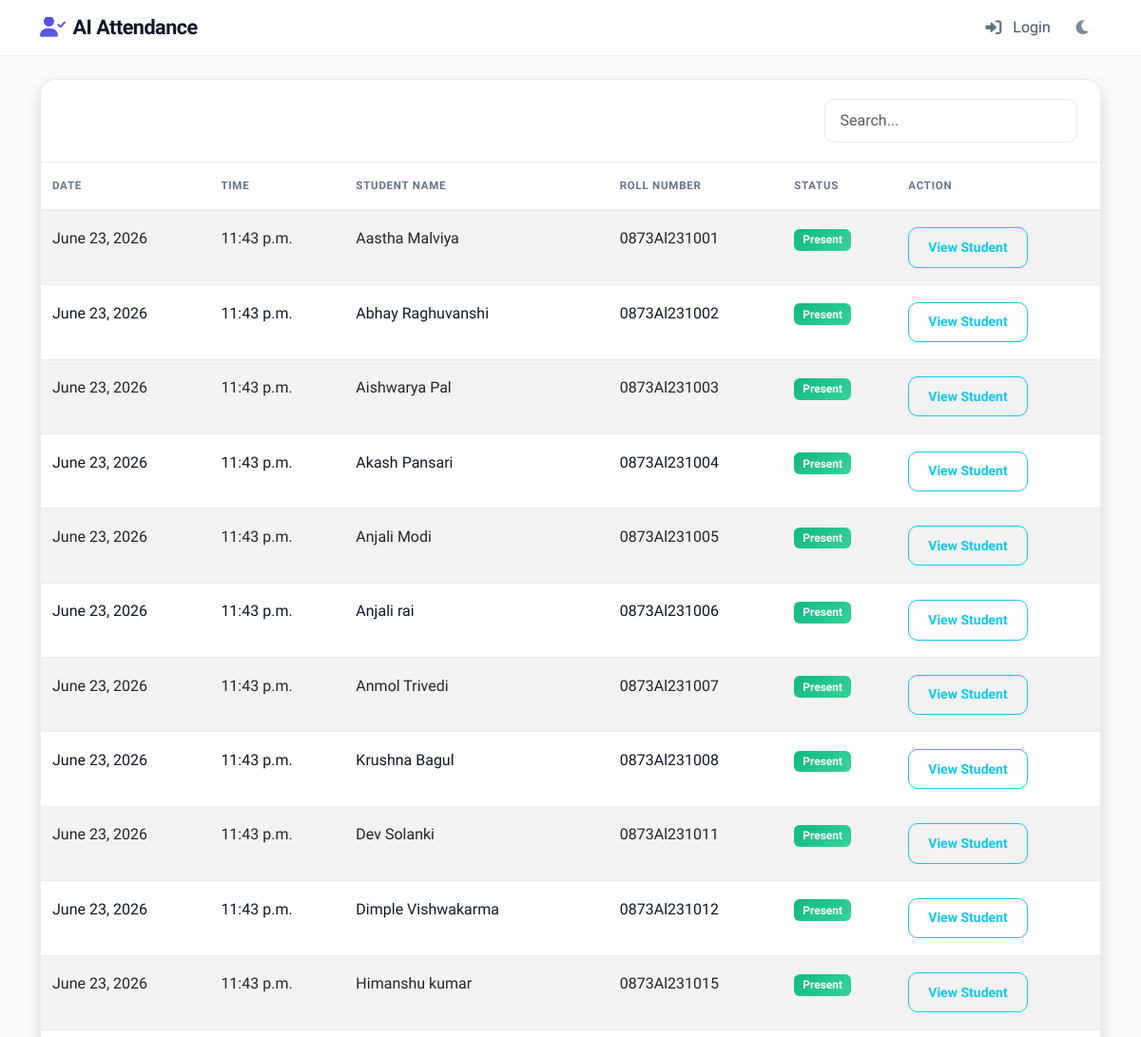
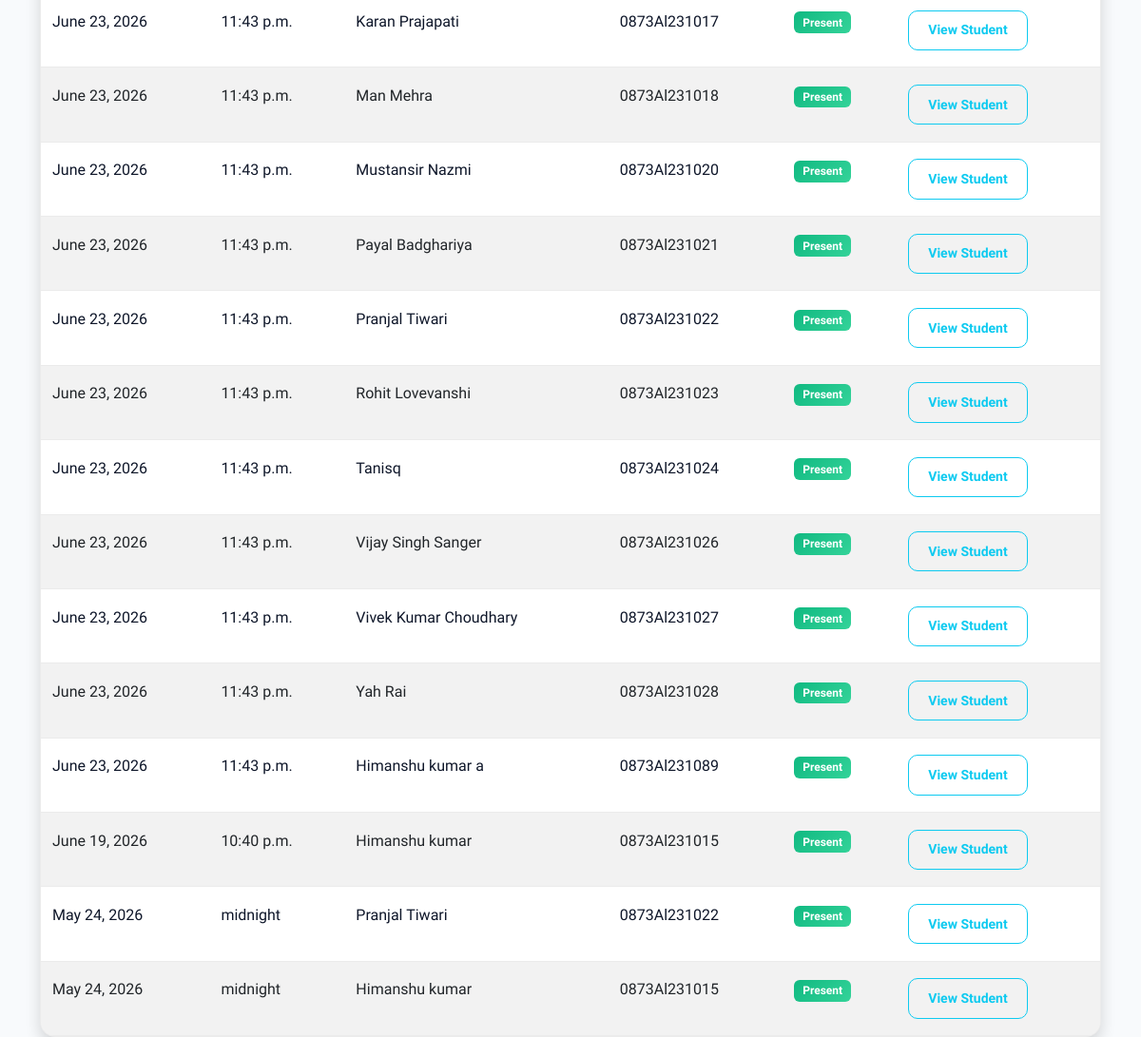
The app's page /core/attendance_list/ with its own data (2 pictures, top to bottom).
### core/models.py (models this page shows, shortened)
class AttendanceRecord(models.Model):
    student = models.ForeignKey(Student, on_delete=models.CASCADE)
    date = models.DateField(default=datetime.date.today)
    time = models.TimeField(default=datetime.datetime.now)
    status = models.CharField(max_length=20, default='Present')
    subject = models.CharField(max_length=100, null=True, blank=True)
    class Meta:
        ordering = ['-date', '-time']

class Student(models.Model):
    user = models.OneToOneField(User, on_delete=models.CASCADE, null=True, blank=True)
    name = models.CharField(max_length=100)
    roll_number = models.CharField(max_length=20, unique=True)
    email = models.EmailField(max_length=100, null=True, blank=True)
    phone_number = models.CharField(max_length=15, null=True, blank=True)
    address = models.TextField(null=True, blank=True)
    date_of_birth = models.DateField(null=True, blank=True)
    department = models.CharField(max_length=100, null=True, blank=True)
    year = models.CharField(max_length=10, null=True, blank=True)
    section = models.CharField(max_length=10, null=True, blank=True)
    plain_password = models.CharField(max_length=128, null=True, blank=True)  # For display purposes only
    is_registered = models.BooleanField(default=False)
    profile_pic = models.ImageField(upload_to='profile_pics/', null=True, blank=True)
    created_at = models.DateTimeField(auto_now_add=True)

### core/views.py (the view)
# urls.py: path('attendance_list/', views.attendance_list, name='attendance_list'),
def attendance_list(request):
    records = AttendanceRecord.objects.all().order_by('-date', '-time')
    return render(request, 'attendance_list.html', {'records': records})

### templates/attendance_list.html (shortened to what this page needs)
{% extends 'base.html' %}
{% block content %}
<div class="card shadow">
    <div class="card-header bg-dark text-white d-flex justify-content-between align-items-center">
        <h4 class="mb-0">Attendance History</h4>
        <input type="text" id="searchInput" class="form-control w-25" placeholder="Search...">
    </div>
    <div class="card-body p-0">
        <div class="table-responsive">
            <table class="table table-hover table-striped mb-0">
                <thead class="table-light">
                    <tr>
                        <th>Date</th>
                        <th>Time</th>
                        <th>Student Name</th>
                        <th>Roll Number</th>
                        <th>Status</th>
                        <th>Action</th>
                    </tr>
                </thead>
                <tbody id="attendanceTable">
                    {% for record in records %}
                    <tr>
                        <td>{{ record.date }}</td>
                        <td>{{ record.time }}</td>
                        <td>{{ record.student.name }}</td>
                        <td>{{ record.student.roll_number }}</td>
                        <td><span class="badge bg-success">{{ record.status }}</span></td>
                        <td>
                            <a href="{% url 'student_attendance' record.student.id %}"
                                class="btn btn-sm btn-outline-info">View Student</a>
                        </td>
                    </tr>
                    {% empty %}
                    <tr>
                        <td colspan="6" class="text-center py-4">No attendance records found.</td>
                    </tr>
                    {% endfor %}
                </tbody>
            </table>
        </div>
    </div>
</div>
{% endblock %}

### templates/base.html (style rules this page uses)
:root { --bg-app: #f8fafc; --bg-card: #ffffff; --text-main: #0f172a; --text-muted: #64748b; --border-color: rgba(0, 0, 0, 0.08); --primary-color: #4f46e5; --primary-hover: #4338ca; --primary-gradient: linear-gradient(135deg, #4f46e5, #6366f1); --secondary-gradient: linear-gradient(135deg, #0284c7, #0ea5e9); --success-gradient: linear-gradient(135deg, #10b981, #34d399); --danger-gradient: linear-gradient(135deg, #f43f5e, #fb7185); --warning-gradient: linear-gradient(135deg, #f59e0b, #fbbf24); --nav-bg: rgba(255, 255, 255, 0.8); --nav-border: rgba(0, 0, 0, 0.06); --nav-link-color: #475569; --nav-link-hover: #4f46e5; --shadow-sm: 0 1px 3px rgba(0, 0, 0, 0.05); --shadow-md: 0 10px 25px -5px rgba(0, 0, 0, 0.05), 0 8px 10px -6px rgba(0, 0, 0, 0.03); --shadow-lg: 0 20px 25px -5px rgba(0, 0, 0, 0.08), 0 10px 10px -5px rgba(0, 0, 0, 0.04); --input-focus: rgba(79, 70, 229, 0.15); --input-bg: #ffffff; --card-radius: 16px; --badge-radius: 6px; }
body { background-color: var(--bg-app); color: var(--text-main); font-family: 'Plus Jakarta Sans', 'Segoe UI', Tahoma, Geneva, Verdana, sans-serif; transition: background-color 0.3s ease, color 0.3s ease; min-height: 100vh; }
.card { background-color: var(--bg-card); border-radius: var(--card-radius); border: 1px solid var(--border-color) !important; box-shadow: var(--shadow-sm); transition: transform 0.3s cubic-bezier(0.34, 1.56, 0.64, 1), box-shadow 0.3s ease, background-color 0.3s ease; overflow: hidden; }
.card-header { background-color: transparent !important; border-bottom: 1px solid var(--border-color) !important; padding: 1.25rem 1.5rem; font-weight: 700; }
.form-control, .form-select { background-color: var(--input-bg); border: 1px solid var(--border-color); color: var(--text-main); border-radius: 10px; padding: 0.6rem 1rem; transition: all 0.2s ease; }
.btn { border-radius: 10px; padding: 0.6rem 1.25rem; font-weight: 600; transition: all 0.2s ease; }
.table { color: var(--text-main); --bs-table-color: var(--text-main); --bs-table-bg: transparent; --bs-table-border-color: var(--border-color); border-collapse: separate; border-spacing: 0; }
.table th { font-weight: 700; text-transform: uppercase; font-size: 0.72rem; letter-spacing: 0.75px; color: var(--text-muted); border-bottom: 2px solid var(--border-color); background-color: transparent !important; padding: 1rem 0.75rem; }
.table td { border-bottom: 1px solid var(--border-color); padding: 1.1rem 0.75rem; background-color: transparent !important; }
.table-hover tbody tr { transition: background-color 0.2s ease; }
.badge { border-radius: var(--badge-radius); padding: 0.45em 0.75em; font-weight: 600; font-size: 0.75rem; }
.bg-success { background: var(--success-gradient) !important; }

### records on screen
AttendanceRecord: date "June 23, 2026", time "11:43 p.m.", student.name "Aastha Malviya", student.roll_number "0873Al231001", status "Present"
AttendanceRecord: date "June 23, 2026", time "11:43 p.m.", student.name "Abhay Raghuvanshi", student.roll_number "0873Al231002", status "Present"
AttendanceRecord: date "June 23, 2026", time "11:43 p.m.", student.name "Aishwarya Pal", student.roll_number "0873Al231003", status "Present"
AttendanceRecord: date "June 23, 2026", time "11:43 p.m.", student.name "Akash Pansari", student.roll_number "0873Al231004", status "Present"
AttendanceRecord: date "June 23, 2026", time "11:43 p.m.", student.name "Anjali Modi", student.roll_number "0873Al231005", status "Present"
AttendanceRecord: date "June 23, 2026", time "11:43 p.m.", student.name "Anjali rai", student.roll_number "0873Al231006", status "Present"
AttendanceRecord: date "June 23, 2026", time "11:43 p.m.", student.name "Anmol Trivedi", student.roll_number "0873Al231007", status "Present"
AttendanceRecord: date "June 23, 2026", time "11:43 p.m.", student.name "Krushna Bagul", student.roll_number "0873Al231008", status "Present"
AttendanceRecord: date "June 23, 2026", time "11:43 p.m.", student.name "Dev Solanki", student.roll_number "0873Al231011", status "Present"
AttendanceRecord: date "June 23, 2026", time "11:43 p.m.", student.name "Dimple Vishwakarma", student.roll_number "0873Al231012", status "Present"
AttendanceRecord: date "June 23, 2026", time "11:43 p.m.", student.name "Himanshu kumar", student.roll_number "0873Al231015", status "Present"
AttendanceRecord: date "June 23, 2026", time "11:43 p.m.", student.name "Karan Prajapati", student.roll_number "0873Al231017", status "Present"
AttendanceRecord: date "June 23, 2026", time "11:43 p.m.", student.name "Man Mehra", student.roll_number "0873Al231018", status "Present"
AttendanceRecord: date "June 23, 2026", time "11:43 p.m.", student.name "Mustansir Nazmi", student.roll_number "0873Al231020", status "Present"
AttendanceRecord: date "June 23, 2026", time "11:43 p.m.", student.name "Payal Badghariya", student.roll_number "0873Al231021", status "Present"
AttendanceRecord: date "June 23, 2026", time "11:43 p.m.", student.name "Pranjal Tiwari", student.roll_number "0873Al231022", status "Present"
AttendanceRecord: date "June 23, 2026", time "11:43 p.m.", student.name "Rohit Lovevanshi", student.roll_number "0873Al231023", status "Present"
AttendanceRecord: date "June 23, 2026", time "11:43 p.m.", student.name "Tanisq", student.roll_number "0873Al231024", status "Present"
AttendanceRecord: date "June 23, 2026", time "11:43 p.m.", student.name "Vijay Singh Sanger", student.roll_number "0873Al231026", status "Present"
AttendanceRecord: date "June 23, 2026", time "11:43 p.m.", student.name "Vivek Kumar Choudhary", student.roll_number "0873Al231027", status "Present"
AttendanceRecord: date "June 23, 2026", time "11:43 p.m.", student.name "Yah Rai", student.roll_number "0873Al231028", status "Present"
AttendanceRecord: date "June 23, 2026", time "11:43 p.m.", student.name "Himanshu kumar a", student.roll_number "0873Al231089", status "Present"
AttendanceRecord: date "June 19, 2026", time "10:40 p.m.", student.name "Himanshu kumar", student.roll_number "0873Al231015", status "Present"
AttendanceRecord: date "May 24, 2026", time "midnight", student.name "Pranjal Tiwari", student.roll_number "0873Al231022", status "Present"
AttendanceRecord: date "May 24, 2026", time "midnight", student.name "Himanshu kumar", student.roll_number "0873Al231015", status "Present"
